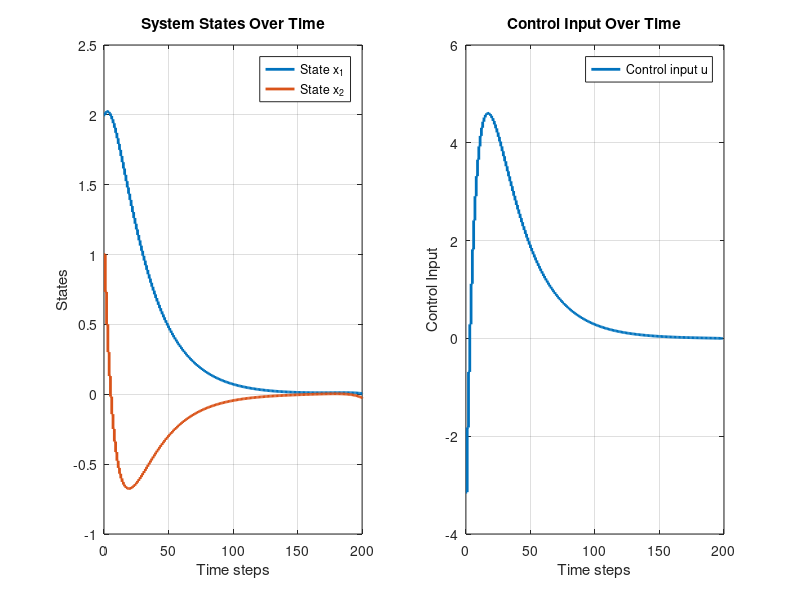

Reproduce this figure in MATLAB.
% Define the system matrices
A = [0.9863, 0.0528; -0.1189, 1.1680];
B = [0.0024; 0.0628];
Q = [1, 0; 0, 0.5];
R = 1;
Qf = [1 0; 0 0]; % Only penalizing the first state variable at the final time step

% Define the horizon
N = 200;

% Initialize matrices for dynamic programming
P = zeros(2, 2, N+1);
P(:,:,N+1) = Qf;
K = zeros(1, 2, N);
u_optimal = zeros(1, N);
x = zeros(2, N+1);

% Dynamic programming
for k = N:-1:1
    K(:,:,k) = (R + B'*P(:,:,k+1)*B)\(B'*P(:,:,k+1)*A);
    P(:,:,k) = Q + A'*P(:,:,k+1)*A - A'*P(:,:,k+1)*B*K(:,:,k);
end

% Initial state 
x(:,1) = [2;1];

% Apply control inputs
for k = 1:N
    u_optimal(:,k) = -K(:,:,k)*x(:,k);
    x(:,k+1) = A*x(:,k) + B*u_optimal(:,k);
end

% Time vector for plotting
time = 0:N;

% Plot the states
figure;
subplot(1, 2, 1);
stairs(time, x(1,:), 'LineWidth', 2);
hold on;
stairs(time, x(2,:), 'LineWidth', 2);
xlabel('Time steps');
ylabel('States');
title('System States Over Time');
legend('State x_1', 'State x_2');
grid on;

% Plot the control input
subplot(1, 2, 2);
stairs(time(1:N), u_optimal(1,:), 'LineWidth', 2);
xlabel('Time steps');
ylabel('Control Input');
title('Control Input Over Time');
legend('Control input u');
grid on;
